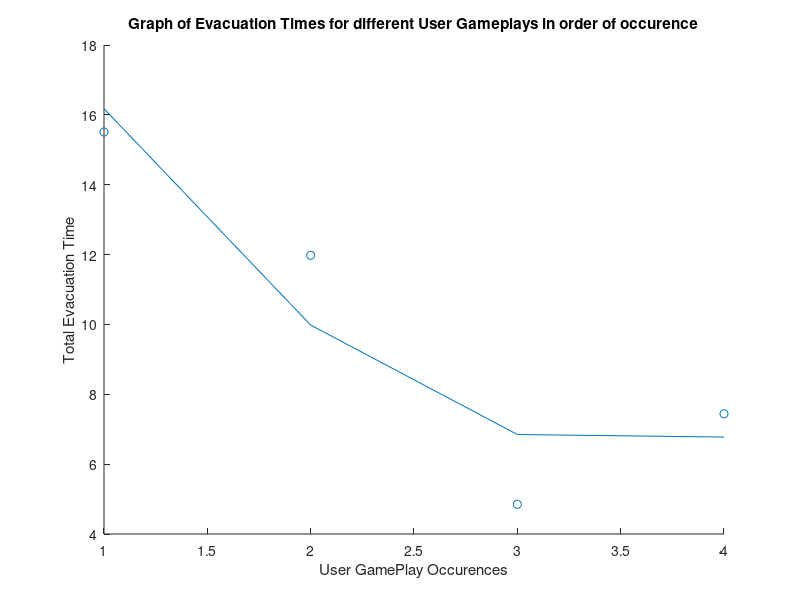

MATLAB code for this plot:
y=[15.51,11.979,4.851,7.4415];
x=linspace(1,4,4);
figure 
 scatter(x,y); 
 hold on 
 p = polyfit(x,y,2); 
 y1 = polyval(p,x); 
 plot(x,y1); 
 xlabel('User GamePlay Occurences'); 
 ylabel('Total Evacuation Time'); 
 title('Graph of Evacuation Times for different User Gameplays in order of occurence');
 text(16,16,'LOS = D, LOA = Low, LOH = Low');